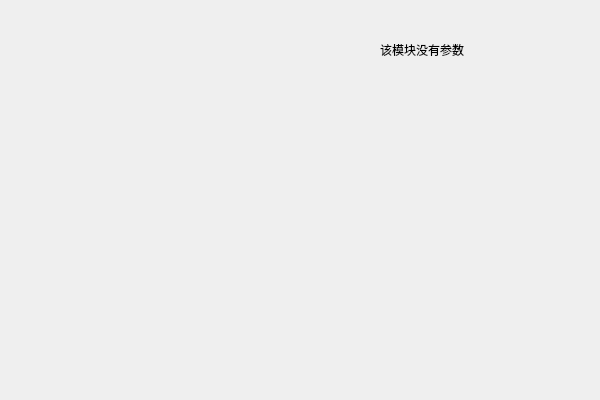
<?xml version="1.0" encoding="UTF-8"?>
<ui version="4.0">
 <class>GB_tabClass</class>
 <widget class="QWidget" name="GB_tabClass">
  <property name="geometry">
   <rect>
    <x>0</x>
    <y>0</y>
    <width>600</width>
    <height>400</height>
   </rect>
  </property>
  <property name="windowTitle">
   <string>GB_tab</string>
  </property>
  <widget class="QLabel" name="label">
   <property name="geometry">
    <rect>
     <x>380</x>
     <y>40</y>
     <width>161</width>
     <height>19</height>
    </rect>
   </property>
   <property name="text">
    <string>该模块没有参数</string>
   </property>
  </widget>
 </widget>
 <layoutdefault spacing="6" margin="11"/>
 <resources/>
 <connections/>
</ui>
